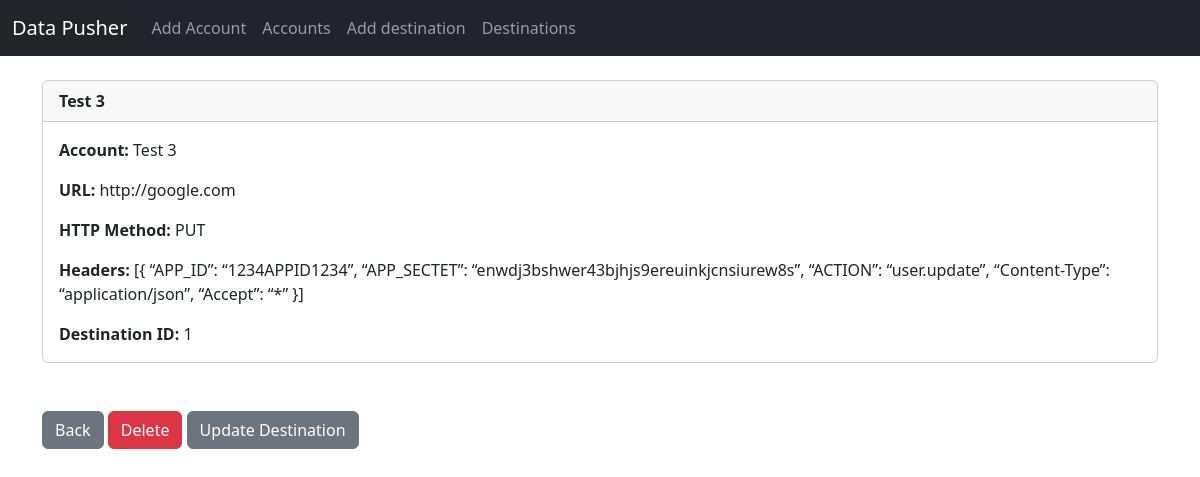
Screenshot of /destination/1 with the database file from the repository.
### core/models.py (models this page shows, shortened)
class Destination(models.Model):
    account = models.ForeignKey(Account, on_delete=models.CASCADE)
    url = models.URLField(blank=False)
    http_method = models.CharField(max_length=10, choices=[('GET', 'GET'), ('POST', 'POST'), ('PUT', 'PUT')])
    headers = models.JSONField(default=dict)

class Account(models.Model):
    email = models.EmailField(unique=True)
    account_id = models.AutoField(primary_key=True, unique=True)
    account_name = models.CharField(max_length=100)
    app_secret_token = models.CharField(max_length=100, unique=True, default=uuid.uuid4)
    website = models.URLField(blank=True)
    def __str__(self):
        return self.account_name

### core/views.py (the view)
# urls.py: path('destination/<int:pk>', views.view_destination, name='view_destination'),
def view_destination(request, pk):
	destination_details = Destination.objects.get(id=pk)
	return render(request, 'destination_details.html', {'destination_details':destination_details})

### core/templates/destination_details.html
{% extends 'base.html' %} {% block content %}
<div class="card">
  <div class="card-header">
    <strong> {{ destination_details.account }}</strong>
  </div>
  <div class="card-body">
    <p class="card-text">
      <strong>Account: </strong>{{ destination_details.account }}
    </p>
    <p class="card-text"><strong>URL: </strong>{{ destination_details.url }}</p>
    <p class="card-text">
      <strong>HTTP Method: </strong>{{ destination_details.http_method }}
    </p>
    <p class="card-text">
      <strong>Headers: </strong>{{ destination_details.headers }}
    </p>
    <p class="card-text">
      <strong>Destination ID: </strong>{{ destination_details.id }}
    </p>
  </div>
</div>
<br /><br />
<a href="{% url 'destinations' %}" class="btn btn-secondary">Back</a>
<a href="{% url 'delete_destination' destination_details.id %}" class="btn btn-danger"
  >Delete</a
>
<a href="{% url 'update_destination' destination_details.id %}" class="btn btn-secondary"
  >Update Destination</a
>
{% endblock %}

### rows the page displays
Destination: account "Test 3", url "http://google.com", http_method "PUT", headers "[{ “APP_ID”: “1234APPID1234”, “APP_SECTET”: “enwdj3bshwer43bjhjs9ereuinkjcnsiurew8s”, “ACTION”: “user.update”, “Content-Type”: “application/json”, “Accept”: “*” }]", id "1"
